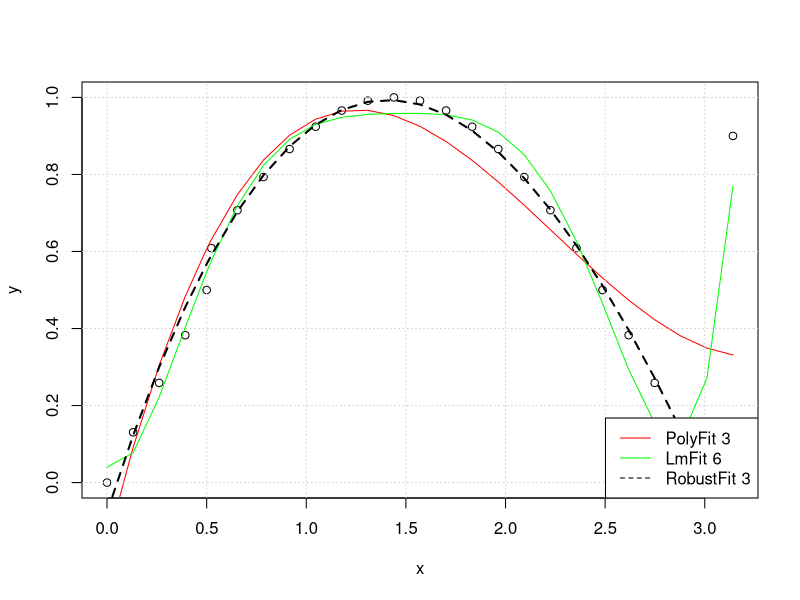

This chart was generated by the following R code:

library(pracma)
library(MASS)

# Fitting the sine function by a polynomial
x <- seq(0, pi, length.out=25)
y <- sin(x)

# Add noise
x <- c(x,0.5)
x <- sort(x)
y <- c(y, 0.9)

p <- polyfit(x, y, 3)

## Plot sin and fitted polynomial
   plot(x, y, type="p")
   yf <- polyval(p, x)
   lines(x, yf, col="red")
   grid()## End(Not run)
  
#Linear regression Fit

   lm.fit <- lm(y~ poly(x,6))
  lines(x, lm.fit$fitted.values, col="green")

  
   #Robust Poly Fit

  r.fit <- rlm(y~poly(x,3))
  summary(r.fit) 
  lines(x, r.fit$fitted.values, col="black", lwd=2, lty=2)

  legend(x="bottomright", c("PolyFit 3", "LmFit 6", "RobustFit 3"), col=c("red", "green", "black"), lty=c(1,1,2))## End(Not run)
  
  
